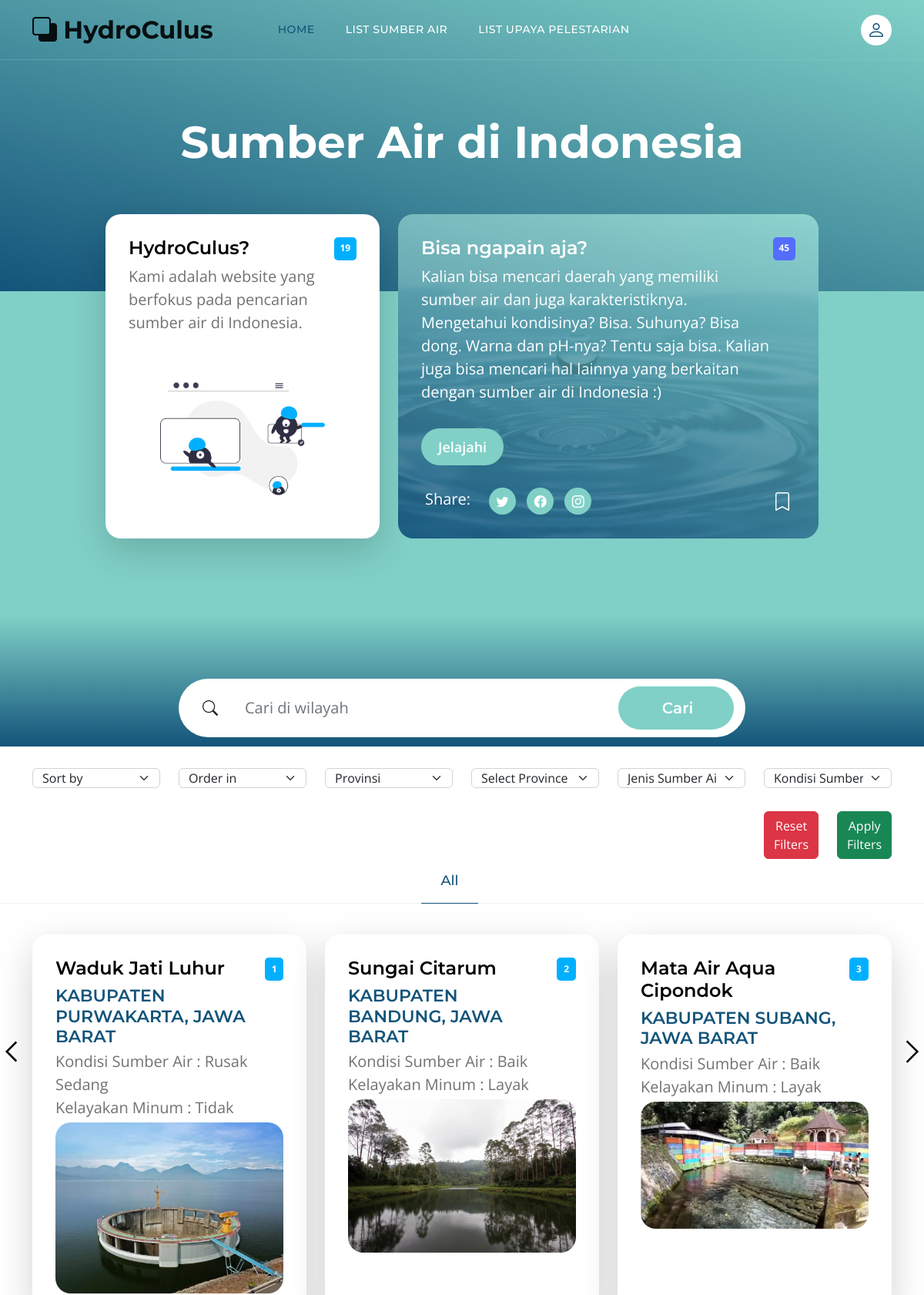
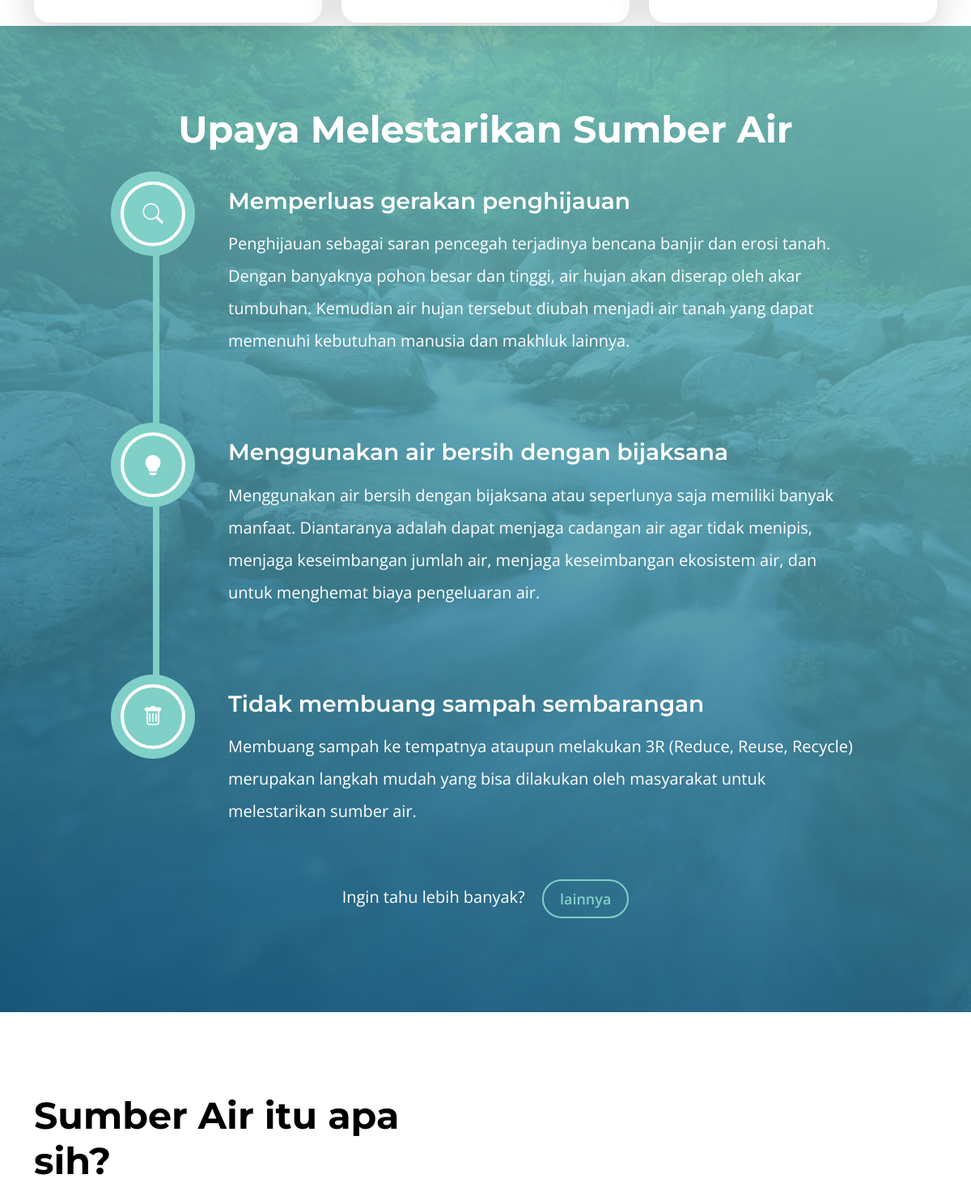
The page / (upper part) on the database its author committed (2 pictures, top to bottom).
### tables this page shows
CREATE TABLE `sumber_air` (
  `id_sumber_air` int(11) NOT NULL AUTO_INCREMENT,
  `nama_sumber_air` varchar(100) NOT NULL,
  `kondisi_sumber_air` varchar(100) DEFAULT NULL,
  `suhu` decimal(10,0) NOT NULL,
  `warna` varchar(10) NOT NULL,
  `pH` decimal(10,1) NOT NULL,
  `layak_minum` varchar(10) NOT NULL,
  `id_jenis_sumber_air` int(11) NOT NULL,
  `id_kabupaten` int(4) NOT NULL,
  `foto_sumber_air` varchar(100) NOT NULL,
  PRIMARY KEY (`id_sumber_air`),
  KEY `id_jenis_sumber_air` (`id_jenis_sumber_air`),
  KEY `kabupaten` (`id_kabupaten`),
  CONSTRAINT `jenis_sumber_air` FOREIGN KEY (`id_jenis_sumber_air`) REFERENCES `jenis_sumber_air` (`id_jenis_sumber_air`),
  CONSTRAINT `kabupaten` FOREIGN KEY (`id_kabupaten`) REFERENCES `regencies` (`id`)
);

CREATE TABLE `regencies` (
  `id` int(4) NOT NULL,
  `province_id` char(2) NOT NULL,
  `name` varchar(255) NOT NULL,
  PRIMARY KEY (`id`),
  KEY `regencies_province_id_index` (`province_id`),
  CONSTRAINT `regencies_ibfk_1` FOREIGN KEY (`province_id`) REFERENCES `provinces` (`id`)
);

CREATE TABLE `provinces` (
  `id` char(2) NOT NULL,
  `provinces_name` varchar(255) NOT NULL,
  PRIMARY KEY (`id`)
);

### index.php (the view, shortened to what the rows shown need)
<?php
    include('function.php');
    $listSumberAir = readSumberAir();
    $dataPerSlide = 3;
    $dataCount = mysqli_num_rows($listSumberAir);
    $slideCount = ceil($dataCount / $dataPerSlide);
    $slideNo = 0;
    $slides = [];
    for($i = 2; $i <= $slideCount + 1; $i++) {
        array_push($slides, readSumberAirLimit($slideNo, $dataPerSlide));
        $slideNo = ($dataPerSlide * $i) - $dataPerSlide;
    }
?>
<!doctype html>
<html lang="en">
    <head>
        <link href="css/bootstrap.min.css" rel="stylesheet">
        <link href="css/bootstrap-icons.css" rel="stylesheet">
        <link href="css/templatemo-topic-listing.css" rel="stylesheet">
    </head>
    <body class="topics-listing-page" id="top">
        <main>
            <section class="hero-section d-flex justify-content-center align-items-center" id="section_0">
                <div class="container">
                    <div class="row">
                        <div class="col-lg-8 col-12 mx-auto">
                            <h1 class="text-white text-center">Sumber Air di Indonesia</h1>
                        </div>
                    </div>
                </div>
            </section>
            <section class="explore-section section-padding" id="section_2" style="padding-top: 0px; padding-bottom: 500px" style="position: relative">
                <div class="container" >
                    <div class="row" >
                        <div class="col-12" >
                            <div class="tab-content" id="myTabContent" style="position:relative">
                                <div id="active-search">
                                    <?php
                                        for($i = 0; $i < $slideCount; $i++) {
                                    ?>
                                    <div class="tab-pane fade " id="all-pane" role="tabpanel" aria-labelledby="all" data-index="<?=$i?>" style="position:absolute">
                                        <div class="row">
                                    <?php
                                        foreach($slides[$i] as $sumberAir)
                                        {
                                            ?>
                                        <div class="col-lg-4 col-md-6 col-12 mb-4 mb-lg-3" >
                                            <div class="custom-block bg-white shadow-lg">
                                                <a href="topics-detail.php?id_sumber_air=<?=$sumberAir['id_sumber_air']?>">
                                                    <div class="d-flex">
                                                        <div>
                                                            <h5 class="mb-2"><?=$sumberAir['nama_sumber_air']?></h5>
                                                            <h6 class="mb-1"><?=$sumberAir['name']?>, <?=$sumberAir['provinces_name']?></h6>
                                                            <p class="mb-0">Kondisi Sumber Air : <?=$sumberAir['kondisi_sumber_air']?></p>
                                                            <p class="mb-1">Kelayakan Minum : <?=$sumberAir['layak_minum']?></p>
                                                        </div>
                                                        <span class="badge bg-design rounded-pill ms-auto"><?=$sumberAir['id_sumber_air']?></span>
                                                    </div>
                                                        <img class="img-fluid " src="images/foto_sumber_air/<?=$sumberAir['foto_sumber_air']?>" class="custom-block-image img-fluid" alt="" style="border-radius: 20px;">
                                                </a>
                                            </div>
                                        </div>
                                        <?php
                                        }
                                        ?>
                                    </div>
                                </div>
                                    <?php
                                        }
                                    ?>
                    </div>
                </div>
            </section>
            <section class="timeline-section section-padding" id="section_3">
                <div class="container">
                    <div class="row">
                        <div class="col-12 text-center">
                            <h2 class="text-white mb-4">Upaya Melestarikan Sumber Air</h1>
                        </div>
                    </div>
                </div>
            </section>
            <section class="faq-section section-padding" id="section_4">
                <div class="container">
                    <div class="row">
                        <div class="col-lg-6 col-12">
                            <h2 class="mb-4">Sumber Air itu apa sih?</h2>
                        </div>
                    </div>
                </div>
            </section>
        </main>
    </body>
</html>

### rows shown on the page
sumber_air: nama_sumber_air "Waduk Jati Luhur", id_kabupaten.name "KABUPATEN PURWAKARTA", provinces.provinces_name "JAWA BARAT", kondisi_sumber_air "Rusak Sedang", layak_minum "Tidak", id_sumber_air "1", foto_sumber_air (picture)
sumber_air: nama_sumber_air "Sungai Citarum", id_kabupaten.name "KABUPATEN BANDUNG", provinces.provinces_name "JAWA BARAT", kondisi_sumber_air "Baik", layak_minum "Layak", id_sumber_air "2", foto_sumber_air (picture)
sumber_air: nama_sumber_air "Mata Air Aqua Cipondok", id_kabupaten.name "KABUPATEN SUBANG", provinces.provinces_name "JAWA BARAT", kondisi_sumber_air "Baik", layak_minum "Layak", id_sumber_air "3", foto_sumber_air (picture)
